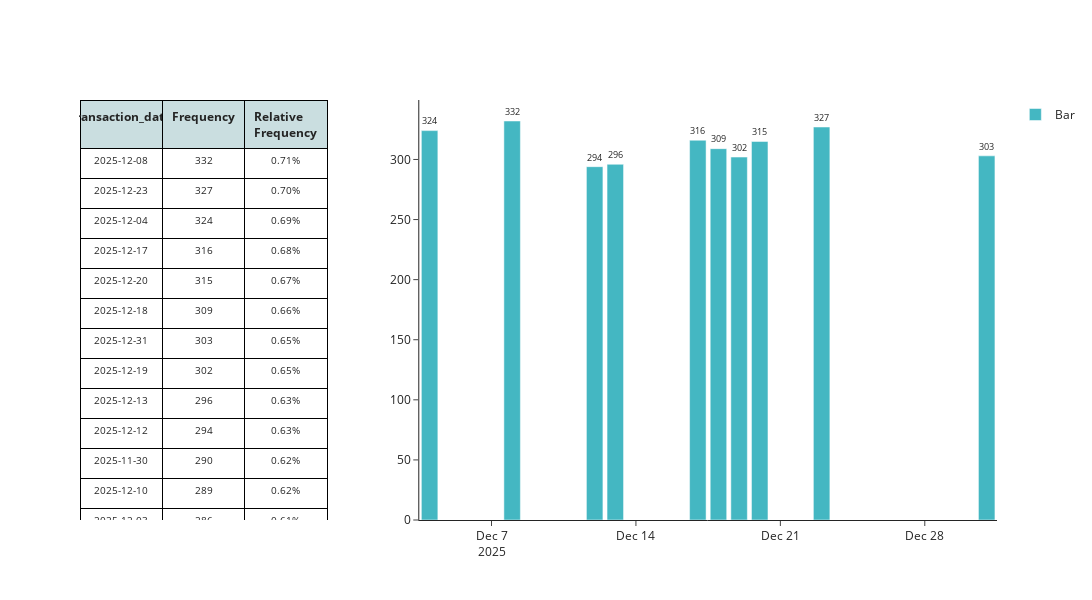

This figure's notebook cell:
### Markdown cell above
### transaction_date

### Code cell
styled_df, fig = mk.frequency_table_and_bar(transactions_df, 'transaction_date')
mk.stack_plotly_figure_with_styled_dataframe(fig, styled_df)

### Figure 1 — Plotly figure (JSON) as saved in the notebook; plotly's stock layout.template omitted (floating-point values rounded to 4 significant figures; data arrays with more than 128 entries replaced by an {"elided": "..."} marker saying what was removed)
{"data": [{"cells": {"align": "center", "fill": {"color": {"elided": "1x363 str values"}}, "font": {"size": 10}, "height": 30, "line": {"color": "black"}, "values": {"elided": "3x363 str values"}}, "domain": {"x": [0, 0.27], "y": [0, 1]}, "header": {"align": "center", "fill": {"color": "#cadee0"}, "font": {"size": 12}, "line": {"color": "black"}, "values": ["<b>transaction_date</b>", "<b>Frequency</b>", "<b>Relative Frequency</b>"]}, "type": "table"}, {"customdata": [0.7109, 0.7002, 0.6937, 0.6766, 0.6745, 0.6616, 0.6488, 0.6466, 0.6338, 0.6295], "hovertemplate": "<b>%{x}</b><br>Frequency: %{y:,}<br>Relative Frequency: %{customdata:.2%}<extra></extra>", "marker": {"color": ["#44B7C2", "#44B7C2", "#44B7C2", "#44B7C2", "#44B7C2", "#44B7C2", "#44B7C2", "#44B7C2", "#44B7C2", "#44B7C2"]}, "name": "Bar", "text": ["332", "327", "324", "316", "315", "309", "303", "302", "296", "294"], "textposition": "outside", "type": "bar", "x": ["2025-12-08", "2025-12-23", "2025-12-04", "2025-12-17", "2025-12-20", "2025-12-18", "2025-12-31", "2025-12-19", "2025-12-13", "2025-12-12"], "xaxis": "x", "y": [332, 327, 324, 316, 315, 309, 303, 302, 296, 294], "yaxis": "y"}], "layout": {"height": 600, "showlegend": true, "title": {"text": ""}, "width": 1200, "xaxis": {"anchor": "y", "domain": [0.37, 1]}, "yaxis": {"anchor": "x", "domain": [0, 1]}}}
